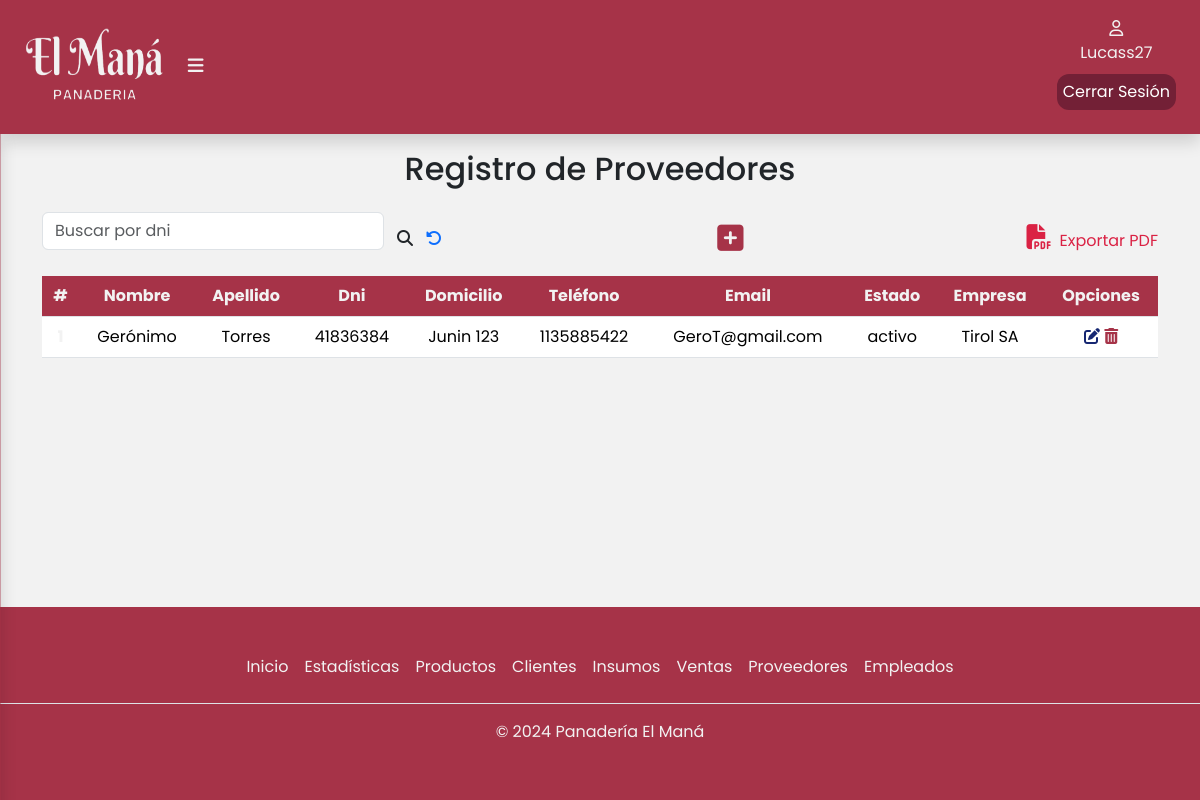
Page /proveedores/ (signed in) on the earlier database version.
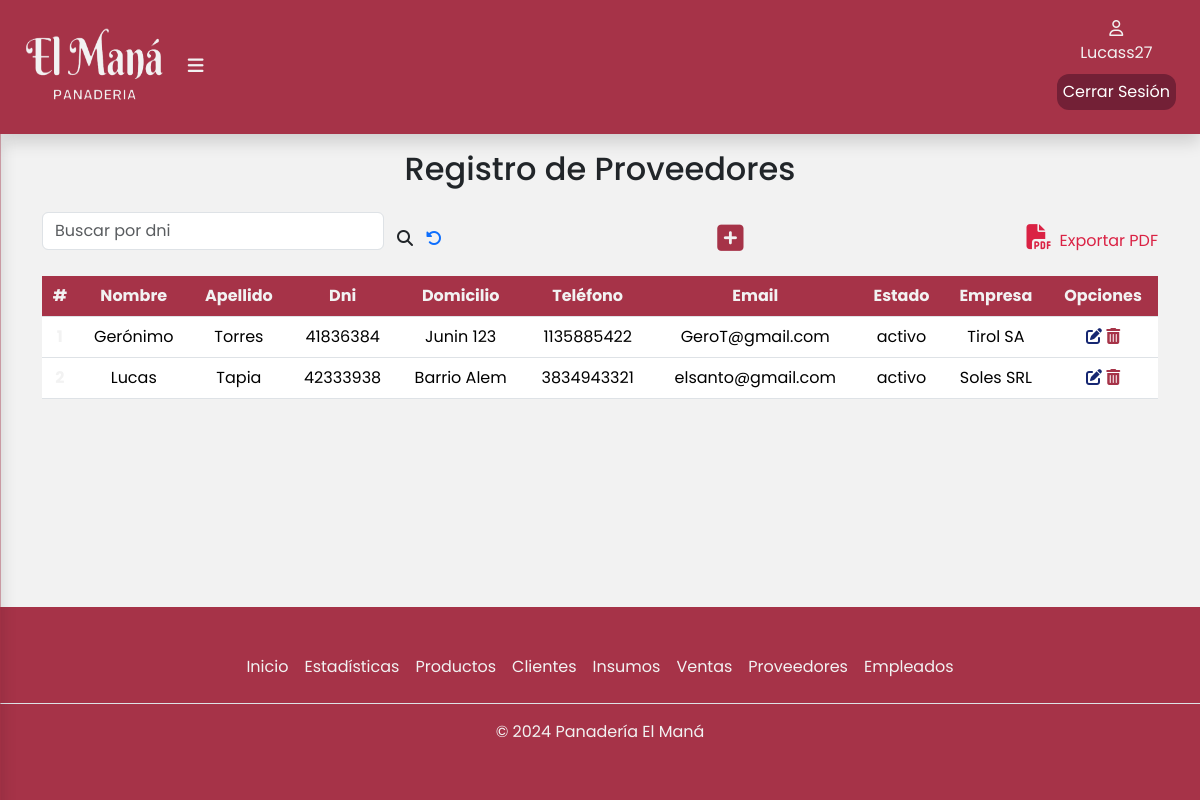
Same page on the later database version.
### apps/pedidos/models.py (models this page shows, shortened)
class Proveedor(Persona):
    ESTADO = [
        ('activo', 'Activo'),
        ('inactivo', 'Inactivo'),
    ]
    dni  = models.CharField(max_length=8,blank=False,null=False)
    estado = models.CharField(max_length=10, choices=ESTADO,blank=False, null=False)
    empresa = models.CharField(max_length=50,blank=False,null=False)

### apps/pedidos/views.py (the view)
# urls.py: path('proveedores/',login_required(views.proveedores),name='proveedores'),
@login_required
def proveedores(request):
    proveedores = Proveedor.objects.all()
    form = FormularioProveedor()
    mostrar_boton = True # Por defecto, mostramos el botón
    if request.method == 'POST':  # Si el formulario fue enviado
        form = FormularioProveedor(request.POST)
        if form.is_valid():
            form.save()  # Guarda el nuevo proveedor en la base de datos
            return redirect('/proveedores') # Redirige a la misma página para actualizar la lista de proveedores
    if request.path == '/proveedores/buscar/':
        mostrar_boton = False
    return render(request, 'proveedor/proveedores.html', {'proveedores': proveedores, 'form': form,'mostrar_boton': mostrar_boton})

### apps/pedidos/templates/proveedor/proveedores.html (shortened to what this page needs)
{%extends 'base/base.html'%}
{% load static %}
{% block contenido %}
<div class="container" id="container-tabla">
    <div class="col-12">
        <h2 class="text-center pb-3">Registro de Proveedores</h2>
        <div class="busqueda d-flex">
            <form class="d-flex align-items-center justify-content-center" role="search" method="POST" action="{% url 'pedidos:buscarProveedor' %}">
                <input
                    class="form-control mb-3"
                    type="search"
                    placeholder="Buscar por dni"
                    aria-label="buscar"
                    name="busqueda"
                    value="{{ busqueda|default:'' }}"
                />
                <button class="btn" type="submit">
                    <i class="fa-solid fa-magnifying-glass" style="font-size: 16px" title="Buscar"></i>
                </button>
                <a href="/proveedores"><i class="fa-solid fa-rotate-left" title="Recargar página"></i></a>
            </form>
            {% if mostrar_boton %}
            <div class="btn-modal">
                <button
                    type="button"
                    class="btn"
                    data-bs-toggle="modal"
                    data-bs-target="#exampleModal"
                >
                    <i
                        class="fa-solid fa-square-plus"
                        title="Agregar Proveedor"
                        style="font-size: 30px"
                    >
                    </i>
                </button>
            </div>
            {% endif %}
            <a class="expPdf" href="{% url 'pedidos:generarPDF' %}"
            ><i class="fa-solid fa-file-pdf px-2" style="font-size: 25px"></i
            >Exportar PDF</a>
        </div>
        <div class="table-responsive">
            <table class="table">
                <thead class="bg-table">
                    <tr>
                        <th scope="col">#</th>
                        <th scope="col">Nombre</th>
                        <th scope="col">Apellido</th>
                        <th scope="col">Dni</th>
                        <th scope="col">Domicilio</th>
                        <th scope="col">Teléfono</th>
                        <th scope="col">Email</th>
                        <th scope="col">Estado</th>
                        <th scope="col">Empresa</th>
                        <th scope="col">Opciones</th>
                    </tr>
                </thead>
                <tbody>
                    {% for proveedor in proveedores %}
                    <tr>
                        <th scope="row">{{ forloop.counter }}</th>
                        <td>{{ proveedor.nombre }}</td>
                        <td>{{ proveedor.apellido }}</td>
                        <td>{{ proveedor.dni }}</td>
                        <td>{{ proveedor.direccion }}</td>
                        <td>{{ proveedor.telefono }}</td>
                        <td>{{ proveedor.mail }}</td>
                        {% if proveedor.estado == 'inactivo' %}
                        <td style="background-color: #d81111;">{{ proveedor.estado }}</td>
                        {% else %}
                        <td>{{ proveedor.estado }}</td>
                        {% endif %}
                        <td>{{ proveedor.empresa }}</td>
                        <td>
                            <a href="editar/{{proveedor.id}}"><i class="fa-solid fa-pen-to-square" title="Editar"></i></a>
                            <a href="eliminar/{{proveedor.id}}"><i class="fa-solid fa-trash-can" title="Eliminar"></i></a>
                        </td>
                    </tr>
                    {% empty %}
                    <tr>
                        <td colspan="10">No hay proveedores disponibles.</td>
                    </tr>
                    {% endfor %}
                </tbody>
            </table>
        </div>
    </div>
</div>
{% endblock %}

Differences in the rows shown:
added Proveedor: nombre "Lucas", apellido "Tapia", dni "42333938", direccion "Barrio Alem", telefono "3834943321", mail "elsanto@gmail.com", estado "activo", empresa "Soles SRL"
